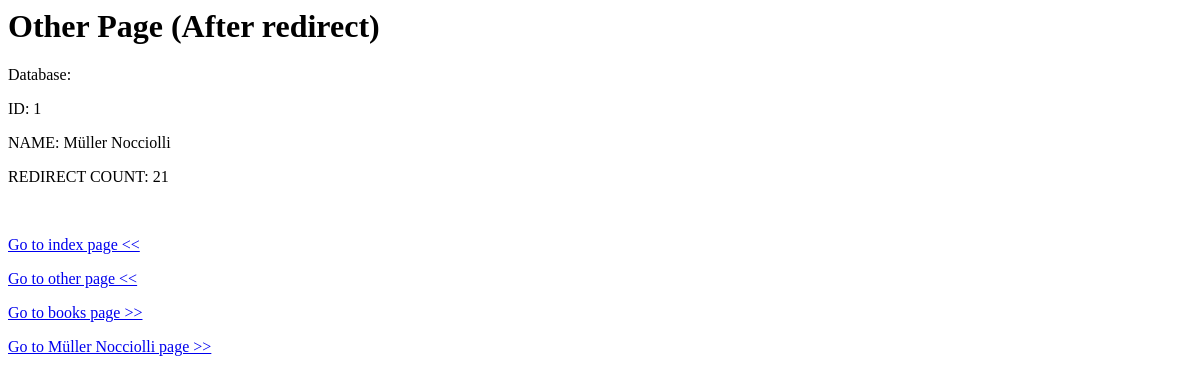
The app's page /other3/1, older data.
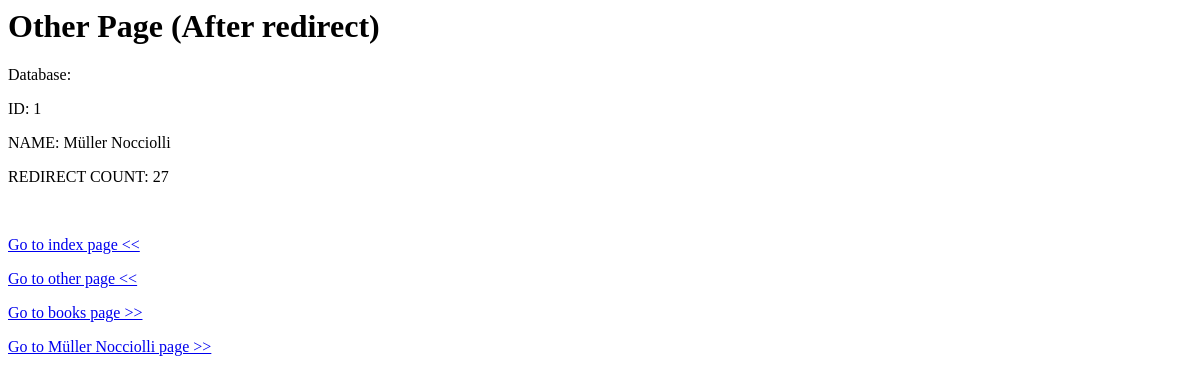
The same page, newer data.
### app/models.py (models this page shows)
class BaseTest(models.Model):
    name = models.CharField(max_length=100)
    count = models.IntegerField(default=0)

### app/views.py (the view)
# urls.py: path('other3/<int:pk>', views.TaskView.as_view(), name='singletask'),
class TaskView(TemplateView):
    template_name = 'otherpage3.html'
    def get_context_data(self, **kwargs: Any) -> dict[str, Any]:
        context = super().get_context_data(**kwargs)
        context['test'] = get_object_or_404(BaseTest, pk=self.kwargs.get('pk'))
        context['title'] = 'Other Page Title (After Redirect)'
        return context

### app/templates/otherpage3.html (shortened to what this page needs)
<html>
    <head>
    </head>
    <body>
        <h1>Other Page (After redirect)</h1>
        <p>Database:</p>
        <p>ID: {{ test.id }}</p>
        <p>NAME: {{ test.name }}</p>
        <p>REDIRECT COUNT: {{ test.count }}</p>
        <br/>
        <p><a href='{% url 'app:index' %}'>Go to index page <<</a></p>
        <p><a href='{% url 'app:other' %}'>Go to other page <<</a></p>
        <p><a href='{% url 'books:index' %}'>Go to books page >></a></p>
        <p><a href='{% url 'app:go-to-muller' %}' target='_blanc'>Go to Müller Nocciolli page >></a></p>
    </body>
</html>

Row changes from the older to the newer data that the page shows:
changed BaseTest "Müller Nocciolli": count "21" → "27"
